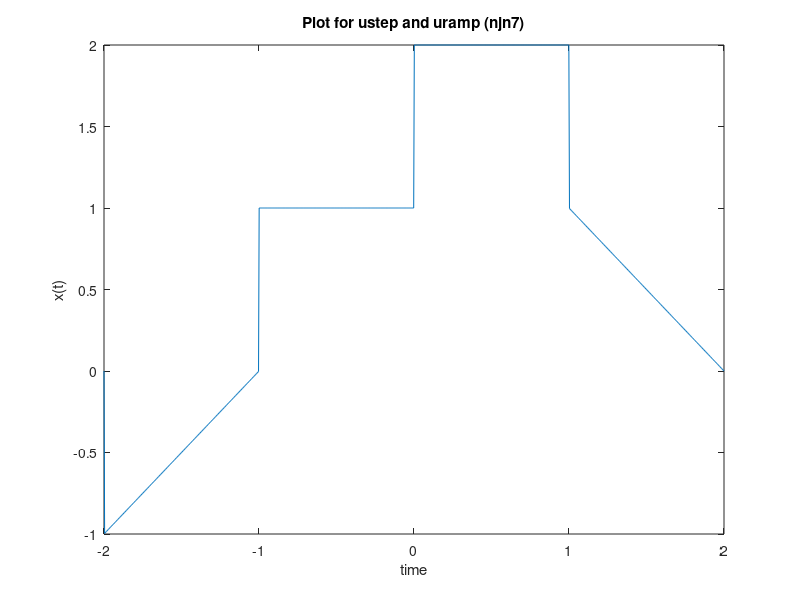

MATLAB code to generate this figure:
x = linspace(-2,2,1000)
y = (x+1).*(x<=-1 & x>-2) + 1.*(x<=0 & x>-1) + 2.*(x<=1 & x>0) + (-1.*x+2).*(x<2 & x>1)
plot(x,y)
title('Plot for ustep and uramp (njn7)')
xlabel('time')
ylabel('x(t)')